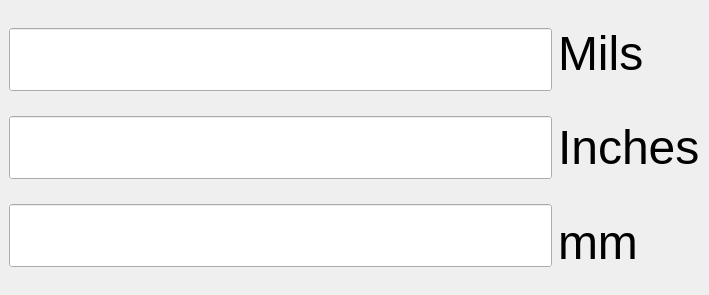
<?xml version="1.0" encoding="UTF-8"?>
<ui version="4.0">
 <class>MainWindow</class>
 <widget class="QMainWindow" name="MainWindow">
  <property name="geometry">
   <rect>
    <x>0</x>
    <y>0</y>
    <width>709</width>
    <height>295</height>
   </rect>
  </property>
  <property name="sizePolicy">
   <sizepolicy hsizetype="Fixed" vsizetype="Preferred">
    <horstretch>0</horstretch>
    <verstretch>0</verstretch>
   </sizepolicy>
  </property>
  <property name="windowTitle">
   <string>Dimension Converter</string>
  </property>
  <widget class="QWidget" name="centralwidget">
   <property name="sizePolicy">
    <sizepolicy hsizetype="Expanding" vsizetype="Expanding">
     <horstretch>0</horstretch>
     <verstretch>0</verstretch>
    </sizepolicy>
   </property>
   <layout class="QGridLayout" name="gridLayout">
    <item row="0" column="0">
     <layout class="QHBoxLayout" name="horizontalLayout">
      <item>
       <layout class="QVBoxLayout" name="verticalLayout">
        <item>
         <widget class="QLineEdit" name="txtMils">
          <property name="font">
           <font>
            <pointsize>36</pointsize>
           </font>
          </property>
          <property name="autoFillBackground">
           <bool>true</bool>
          </property>
         </widget>
        </item>
        <item>
         <widget class="QLineEdit" name="txtIn">
          <property name="font">
           <font>
            <pointsize>36</pointsize>
           </font>
          </property>
          <property name="autoFillBackground">
           <bool>true</bool>
          </property>
         </widget>
        </item>
        <item>
         <widget class="QLineEdit" name="txtMm">
          <property name="font">
           <font>
            <pointsize>36</pointsize>
           </font>
          </property>
          <property name="autoFillBackground">
           <bool>true</bool>
          </property>
         </widget>
        </item>
       </layout>
      </item>
      <item>
       <layout class="QVBoxLayout" name="verticalLayout_2">
        <item>
         <widget class="QLabel" name="label">
          <property name="font">
           <font>
            <pointsize>36</pointsize>
           </font>
          </property>
          <property name="text">
           <string>Mils</string>
          </property>
         </widget>
        </item>
        <item>
         <widget class="QLabel" name="label_2">
          <property name="font">
           <font>
            <pointsize>36</pointsize>
           </font>
          </property>
          <property name="text">
           <string>Inches</string>
          </property>
         </widget>
        </item>
        <item>
         <widget class="QLabel" name="label_3">
          <property name="font">
           <font>
            <pointsize>36</pointsize>
           </font>
          </property>
          <property name="text">
           <string>mm</string>
          </property>
         </widget>
        </item>
       </layout>
      </item>
     </layout>
    </item>
   </layout>
  </widget>
 </widget>
 <resources/>
 <connections/>
</ui>
